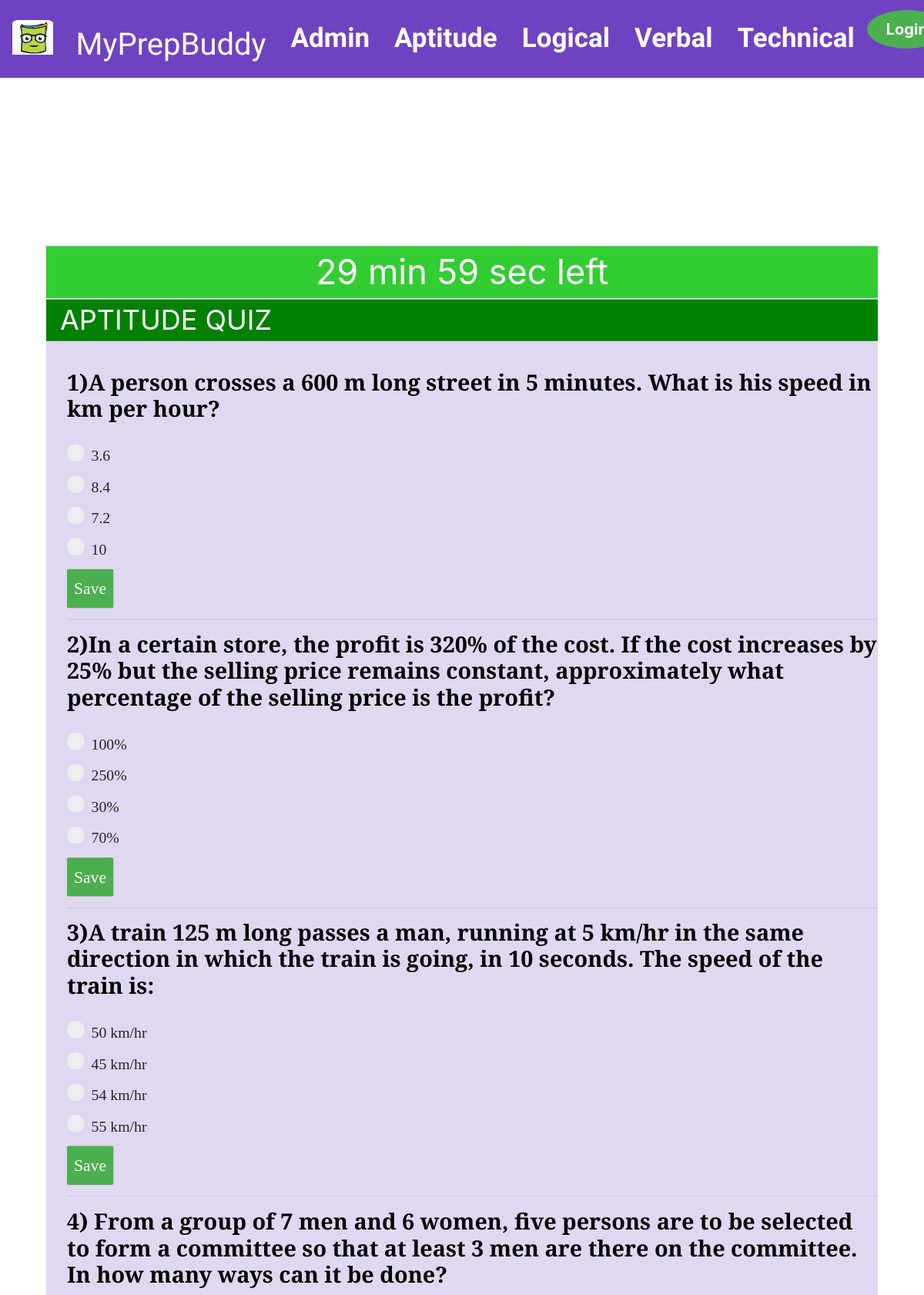
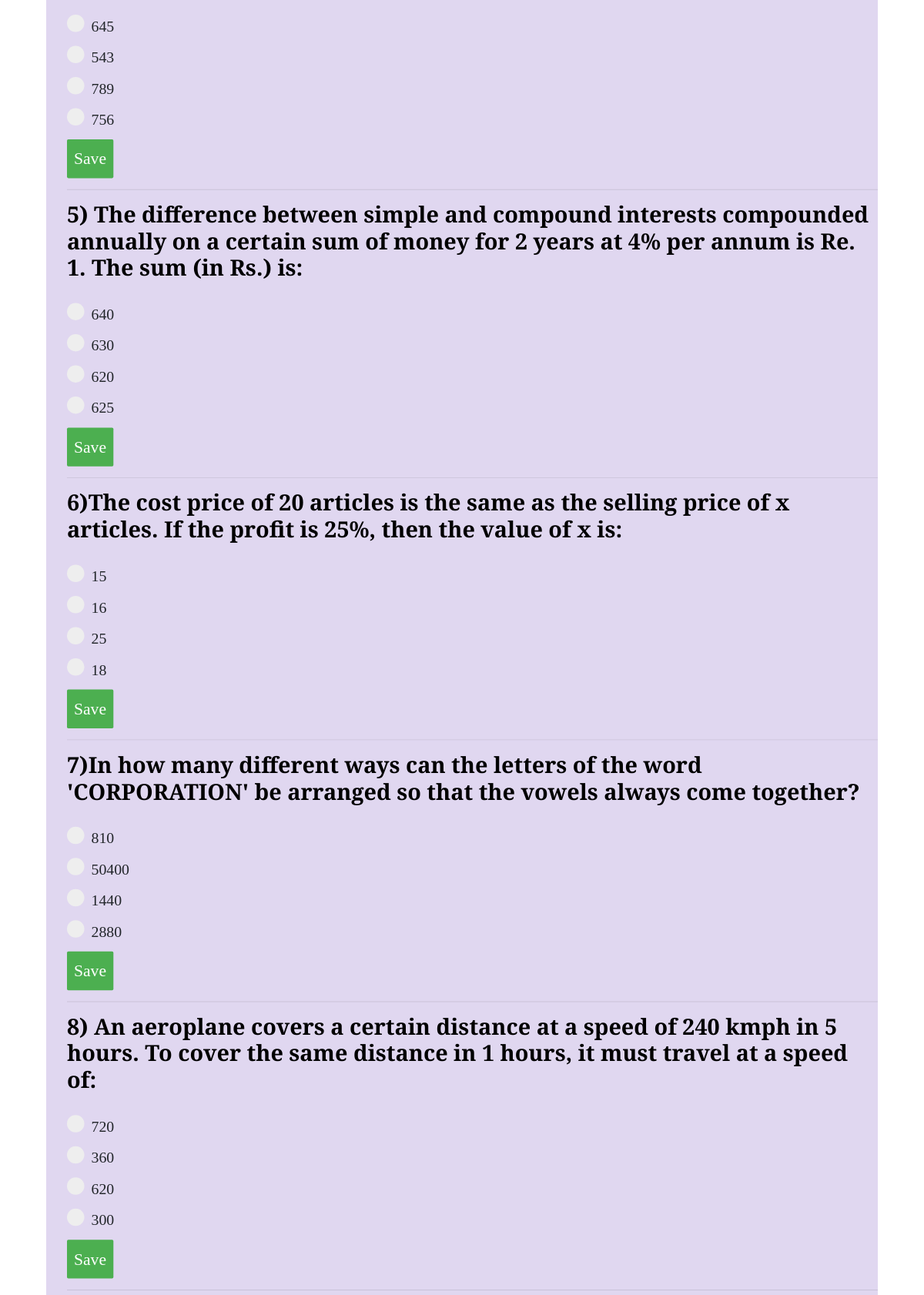
Page /aptitude_quiz.php (upper part) on the committed database (2 pictures, top to bottom).
### tables this page shows
CREATE TABLE `aptitude_table` (
  `A_id` varchar(4) NOT NULL,
  `Question` varchar(5000) NOT NULL,
  `Option_1` varchar(1500) NOT NULL,
  `Option_2` varchar(1500) NOT NULL,
  `Option_3` varchar(1500) NOT NULL,
  `Option_4` varchar(1500) NOT NULL,
  `Answer` varchar(1500) NOT NULL
);

### aptitude_quiz.php (the view, shortened to what this page needs)
<html>
<head>
</head>
<body>
 <?php include_once("./navbar/navbar.php"); ?>
 <div id="test_form" style='transform: scale(0.90); position: relative; top: 2px; background-color: rgba(177,156,217,0.4);'>
              <center><div id="timer"></div></center>
               <p style="background-color:green; color: white;padding-left: 20px">APTITUDE QUIZ</p><br>
                  <?php
                    $db = new Database();
                    $con = $db->connect();
            $quiz_query = "SELECT * FROM aptitude_table ORDER BY RAND() LIMIT 20;";
            $result = $con->query($quiz_query) or die($con->error);
              $count=0;
              if($result->num_rows > 0){
              while ($row = $result->fetch_assoc()) {
                $count+=1;
                  ?>
                    <div style="padding-left: 30px; " id="content_block" >
                      <h2><b><?php
                          $allowTypes = array('jpg','png','jpeg','gif','pdf');
                            $targetFilePath = "images/ImgQuestions/". $row["Question"];
                            $fileType = pathinfo($targetFilePath,PATHINFO_EXTENSION);
                            if(in_array($fileType, $allowTypes)){
                              echo $count.")"."<img style='max-width:80%;height:auto;object-fit:contain;' src='images/ImgQuestions/".$row["Question"]."'>";
                            }else{
                             echo $count.")".$row["Question"];}   ?></b></h2><br>
                      <form method="post">
                        <?php  $my_array = array($row['Option_1'],$row['Option_2'],$row['Option_3'],$row['Option_4']);
                                shuffle($my_array);
                              ?>
                        <label class="quecontainer"><?php echo $my_array[0] ?>
                            <input type="radio" name="choice"  value="<?php echo $my_array[0] ?>"/><br/>
                            <span class="checkmark"></span>
                        </label>
                        <label class="quecontainer"><?php echo $my_array[1] ?>
                            <input type="radio" name="choice"  value="<?php echo $my_array[1] ?>"/><br/>
                            <span class="checkmark"></span>
                        </label>
                        <label class="quecontainer"><?php echo $my_array[2] ?>
                            <input type="radio" name="choice" value="<?php echo $my_array[2] ?>"><br/>
                            <span class="checkmark"></span>
                        </label>
                        <label class="quecontainer"><?php echo $my_array[3] ?>
                            <input type="radio" name="choice"   value="<?php echo $my_array[3] ?>"> <br/>
                            <span class="checkmark"></span>
                        </label>
                        <button class="saveBtn" type="button" onclick="validate(choice.value, '<?php echo $row["Answer"]; ?>','<?php echo $row["A_id"]; ?>');">Save</button>
                      </form>
                  </div>
                  <?php
                      }
                    }
                  ?>
           </div>
</body>
</html>

### css/style.css (style rules this page uses)
html { overflow-y: scroll; }
html, body { background-color: white; }
body,h1, h2, h3, h4, h5, .body .h1, .h2, .h3, .h4, .h5 { color:black; font-family: "Mulish", -apple-system, BlinkMacSystemFont, "Segoe UI", Roboto, "Helvetica Neue", Arial, "Noto Sans", sans-serif, "Apple Color Emoji", "Segoe UI Emoji", "Segoe UI Symbol", "Noto Color Emoji"; }
html, body { height: 100%; min-height: 100vh; position: relative; }
* { box-sizing:border-box }
#content_block { font-family: 'PT Serif', serif; }
#content_block h2 { font-family: 'PT Serif', serif; }
#timer { font-size: 20px; color: white; background-color: #32cd32; }
#test_form { padding-bottom: 30px; }

### css/query_style.css (style rules this page uses)
p { font-size: 40px; }
.quecontainer { display: block; position: relative; padding-left: 35px; margin-bottom: 12px; cursor: pointer; font-size: 22px; -webkit-user-select: none; -moz-user-select: none; -ms-user-select: none; user-select: none; }
.checkmark { position: absolute; top: 0; left: 0; height: 25px; width: 25px; background-color: #eee; border-radius: 50%; }
.checkmark:after { content: ""; position: absolute; display: none; }
.quecontainer .checkmark:after { top: 9px; left: 9px; width: 8px; height: 8px; border-radius: 50%; background: white; }

### css/results.css (style rules this page uses)
.saveBtn { background-color: #4CAF50; border: none; color: white; padding: 10px; font-size: 24px; cursor: pointer; border-radius: 2px; }

### rows in the picture
aptitude_table: Question "A person crosses a 600 m long street in 5 minutes. What is his speed in km per hour?", Option_1 "3.6", Option_3 "8.4", my_array "7.2", Option_4 "10"
aptitude_table: Question "In a certain store, the profit is 320% of the cost. If the cost increases by 25% but the selling price remains constant, approximately what percentage of the selling price is the profit?", Option_1 "100%", Option_4 "250%", Option_2 "30%", my_array "70%"
aptitude_table: Question "A train 125 m long passes a man, running at 5 km/hr in the same direction in which the train is going, in 10 seconds. The speed of the train is:", my_array "50 km/hr", Option_1 "45 km/hr", Option_3 "54 km/hr", Option_4 "55 km/hr"
aptitude_table: Question "From a group of 7 men and 6 women, five persons are to be selected to form a committee so that at least 3 men are there on the committee. In how many ways can it be done?", Option_1 "645", Option_3 "543", Option_4 "789", Option_2 "756"
aptitude_table: Question "The difference between simple and compound interests compounded annually on a certain sum of money for 2 years at 4% per annum is Re. 1. The sum (in Rs.) is:", Option_2 "640", Option_3 "630", Option_4 "620", my_array "625"
aptitude_table: Question "The cost price of 20 articles is the same as the selling price of x articles. If the profit is 25%, then the value of x is:", Option_2 "15", my_array "16", Option_1 "25", Option_3 "18"
aptitude_table: Question "In how many different ways can the letters of the word 'CORPORATION' be arranged so that the vowels always come together?", Option_2 "810", my_array "50400", Option_1 "1440", Option_4 "2880"
aptitude_table: Question "An aeroplane covers a certain distance at a speed of 240 kmph in 5 hours. To cover the same distance in 1 hours, it must travel at a speed of:", my_array "720", Option_2 "360", Option_3 "620", Option_1 "300"
